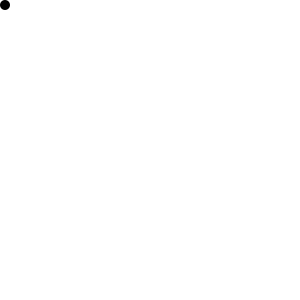
Frame 1 (no input)
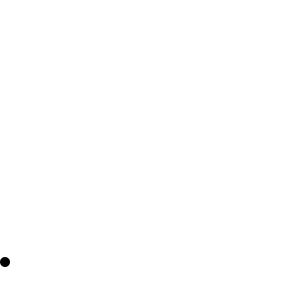
Frame 60 (the mouse pressed at the canvas centre just before this capture)
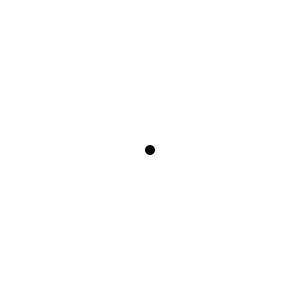
Frame 120 (the mouse held since frame 60 and released just before this capture)

The Processing sketch that drew these frames (run headless with seeded random() and noise(); from frame 60 on, the mouse is pressed at the canvas centre):

// Processing sketch: processing_72759
// ── processing_72759.pde

float x; 
float y; 
float yspeed = 0; 
float xspeed = 0; 
float balldiameter = 10; //Definition le ball de diameter 
float ballradius = balldiameter/2; //Definition le ball de diameter 

void setup(){ 
size(300,300); 
background(255); 
fill(0); 
noStroke(); 
} 

void draw(){ 
mousemouvement(); 
boundary(); 
Ball(); 

} 
void mousemouvement(){ 
if(mousePressed==true){ 
x=mouseX; 
y=mouseY; 
yspeed = mouseY-pmouseY; 
xspeed = mouseX-pmouseX; 
//ellipse(pmouseX,pmouseY,mouseX,mouseY); 
} 
} 



void boundary() { 
if (y >= height - ballradius) { 
y = height - ballradius; 
yspeed = -yspeed/1.5; 
} 
if (y <= ballradius) { 
y = ballradius; 
yspeed = -yspeed/1.35; 
} 
if (x >= width -ballradius) { 
x = width -ballradius; 
xspeed = -xspeed/1.10; 
} 
if (x <= ballradius) { 
x = ballradius; 
xspeed = -xspeed/1.10; 
} 
} 

void Ball() { 
if (balldiameter < 2) { 
balldiameter = 2; 
} 
if (balldiameter > 400) { 
balldiameter = 400; 
} 
ballradius = balldiameter/2; 
background(255); 
ellipse (x,y,10,10); 
yspeed = yspeed += 0.2; 
xspeed = xspeed/1.1; 
y = y + yspeed; 
x = x + xspeed; 
}
